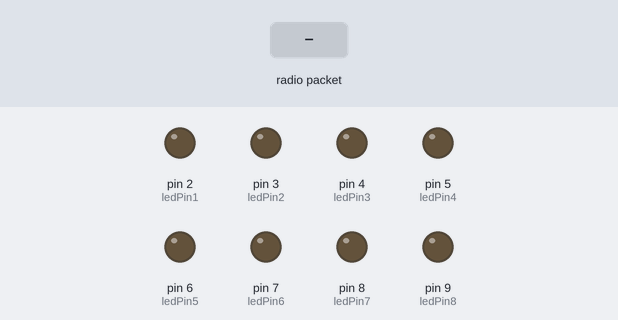
A sketch run on a simulated Arduino Uno, built with avr-gcc and run on an emulated ATmega328P. Shown: output pins drawn as LEDs (lit = HIGH). Inputs (shaded band) come from the test bench. No radio packets arrive unless stated.

Above: at 1.2 s.
1.3 s: radio packet "a" arrives
At 2.2 s:
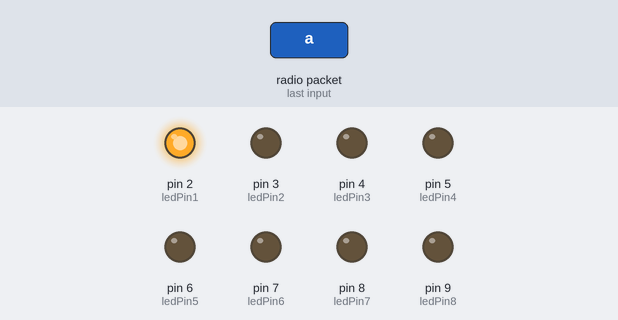
2.8 s: radio packet "b" arrives
At 3.4 s:
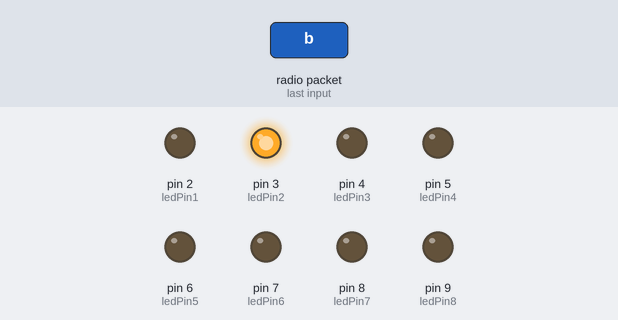
4.3 s: radio packet "c" arrives
At 5.5 s:
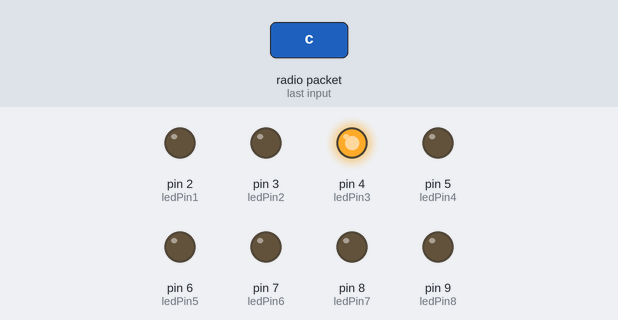
5.8 s: radio packet "d" arrives
At 6.8 s:
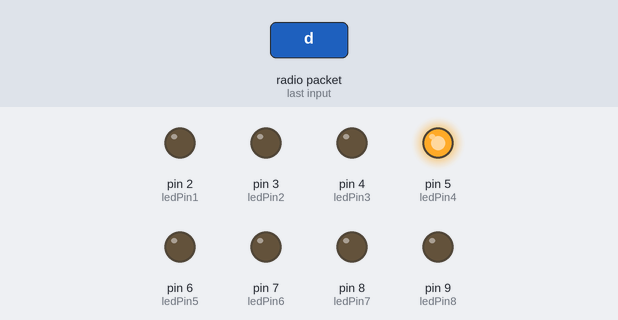
7.3 s: radio packet "1" arrives
At 11.9 s:
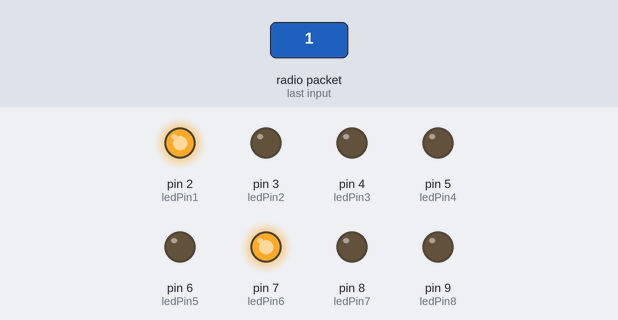
Timing chart, 0 to 22.8 s (numbered marks = the images above; inputs shaded):
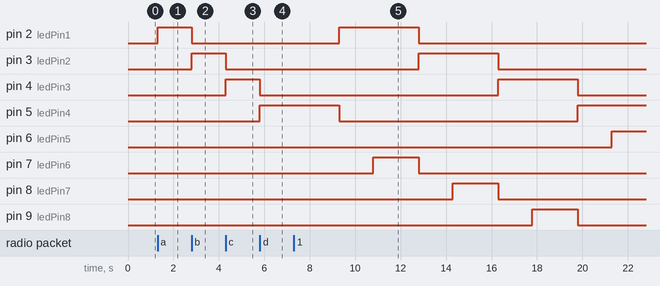

Measured:
- after the input at 1.3 s, pin 2 (ledPin1): LOW → HIGH at once
- after the input at 2.8 s, pin 2 (ledPin1): HIGH → LOW at once; pin 3 (ledPin2): LOW → HIGH at once
- after the input at 4.3 s, pin 3 (ledPin2): HIGH → LOW at once; pin 4 (ledPin3): LOW → HIGH at once
- after the input at 5.8 s, pin 4 (ledPin3): HIGH → LOW at once; pin 5 (ledPin4): LOW → HIGH at once
- after the input at 7.3 s, pin 2 (ledPin1): LOW → HIGH after 2.0 s, → LOW 3.5 s later; pin 3 (ledPin2): LOW → HIGH after 5.5 s, → LOW 3.5 s later; pin 4 (ledPin3): LOW → HIGH after 9.0 s, → LOW 3.5 s later; pin 5 (ledPin4): HIGH → LOW after 2.0 s, → HIGH 10.5 s later; pin 6 (ledPin5): LOW → HIGH after 14.0 s

The sketch:

RX_CODE.ino
```cpp
#include <VirtualWire.h>
#define ledPin1 2
#define ledPin2 3
#define ledPin3 4
#define ledPin4 5

#define ledPin5 6
#define ledPin6 7
#define ledPin7 8
#define ledPin8 9

int value;

void setup()
{
    vw_set_rx_pin(12);
    vw_setup(2000);
    pinMode(ledPin1, OUTPUT);
    pinMode(ledPin2, OUTPUT);
    pinMode(ledPin3, OUTPUT);
    pinMode(ledPin4, OUTPUT);
    pinMode(ledPin5, OUTPUT);
    pinMode(ledPin6, OUTPUT);
    pinMode(ledPin7, OUTPUT);
    pinMode(ledPin8, OUTPUT);


    vw_rx_start();
}

void loop()
{
    uint8_t buf[VW_MAX_MESSAGE_LEN];
    uint8_t buflen = VW_MAX_MESSAGE_LEN;

    if (vw_get_message(buf, &buflen))
    {
      if(buf[0]=='a')
      {
       digitalWrite(ledPin1,HIGH);
       digitalWrite(ledPin2,LOW);
       digitalWrite(ledPin3,LOW);
       digitalWrite(ledPin4,LOW);

       digitalWrite(ledPin5,LOW);
       digitalWrite(ledPin7,LOW);
       digitalWrite(ledPin8,LOW);
       digitalWrite(ledPin6,LOW);

      }
      else if(buf[0]=='b')
      {
       digitalWrite(ledPin1,LOW);
       digitalWrite(ledPin2,HIGH);
       digitalWrite(ledPin3,LOW);
       digitalWrite(ledPin4,LOW);

       digitalWrite(ledPin5,LOW);
       digitalWrite(ledPin7,LOW);
       digitalWrite(ledPin8,LOW);
       digitalWrite(ledPin6,LOW);

      }
      else if(buf[0]=='c')
      {
       digitalWrite(ledPin1,LOW);
       digitalWrite(ledPin2,LOW);
       digitalWrite(ledPin3,HIGH);
       digitalWrite(ledPin4,LOW);

       digitalWrite(ledPin5,LOW);
       digitalWrite(ledPin7,LOW);
       digitalWrite(ledPin8,LOW);
       digitalWrite(ledPin6,LOW);
      }
      else if(buf[0]=='d')
      {
       digitalWrite(ledPin1,LOW);
       digitalWrite(ledPin2,LOW);
       digitalWrite(ledPin3,LOW);
       digitalWrite(ledPin4,HIGH);

       digitalWrite(ledPin5,LOW);
       digitalWrite(ledPin7,LOW);
       digitalWrite(ledPin8,LOW);
       digitalWrite(ledPin6,LOW);
      }
      else{
       delay(2000);
       ledblink1();
       delay(2000);
       ledblink2();
       delay(2000);
       ledblink3();
       delay(2000);
       ledblink4();

      }
    }
}

void ledblink1()
{
  digitalWrite(ledPin1,HIGH);
  digitalWrite(ledPin2,LOW);
  digitalWrite(ledPin3,LOW);
  digitalWrite(ledPin4,LOW);
  digitalWrite(ledPin5,LOW);
  digitalWrite(ledPin7,LOW);
  digitalWrite(ledPin8,LOW);
  delay(1500);
  digitalWrite(ledPin6,HIGH);

}
void ledblink2()
{
  digitalWrite(ledPin1,LOW);
  digitalWrite(ledPin2,HIGH);
  digitalWrite(ledPin3,LOW);
  digitalWrite(ledPin4,LOW);

  digitalWrite(ledPin5,LOW);
  digitalWrite(ledPin6,LOW);
  digitalWrite(ledPin8,LOW);
  delay(1500);
  digitalWrite(ledPin7,HIGH);
}
void ledblink3()
{
  digitalWrite(ledPin1,LOW);
  digitalWrite(ledPin2,LOW);
  digitalWrite(ledPin3,HIGH);
  digitalWrite(ledPin4,LOW);

  digitalWrite(ledPin5,LOW);
  digitalWrite(ledPin6,LOW);
  digitalWrite(ledPin7,LOW);
  delay(1500);
  digitalWrite(ledPin8,HIGH);
}
void ledblink4()
{
  digitalWrite(ledPin1,LOW);
  digitalWrite(ledPin2,LOW);
  digitalWrite(ledPin3,LOW);
  digitalWrite(ledPin4,HIGH);

  digitalWrite(ledPin8,LOW);
  digitalWrite(ledPin6,LOW);
  digitalWrite(ledPin7,LOW);
  delay(1500);
  digitalWrite(ledPin5,HIGH);
}
```
